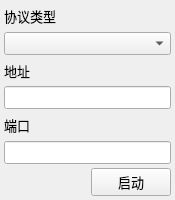
<?xml version="1.0" encoding="UTF-8"?>
<ui version="4.0">
 <class>NetworkSettingsWidget</class>
 <widget class="QWidget" name="NetworkSettingsWidget">
  <property name="geometry">
   <rect>
    <x>0</x>
    <y>0</y>
    <width>175</width>
    <height>200</height>
   </rect>
  </property>
  <property name="minimumSize">
   <size>
    <width>175</width>
    <height>200</height>
   </size>
  </property>
  <property name="maximumSize">
   <size>
    <width>16777215</width>
    <height>200</height>
   </size>
  </property>
  <property name="font">
   <font>
    <pointsize>10</pointsize>
   </font>
  </property>
  <property name="windowTitle">
   <string>Form</string>
  </property>
  <layout class="QGridLayout" name="gridLayout">
   <property name="leftMargin">
    <number>4</number>
   </property>
   <property name="topMargin">
    <number>4</number>
   </property>
   <property name="rightMargin">
    <number>4</number>
   </property>
   <property name="bottomMargin">
    <number>4</number>
   </property>
   <property name="spacing">
    <number>4</number>
   </property>
   <item row="0" column="0" colspan="2">
    <widget class="QLabel" name="label_ProtocolType">
     <property name="font">
      <font>
       <pointsize>10</pointsize>
      </font>
     </property>
     <property name="text">
      <string>协议类型</string>
     </property>
    </widget>
   </item>
   <item row="2" column="0">
    <widget class="QLabel" name="label_Address">
     <property name="font">
      <font>
       <pointsize>10</pointsize>
      </font>
     </property>
     <property name="text">
      <string>地址</string>
     </property>
    </widget>
   </item>
   <item row="3" column="0" colspan="3">
    <widget class="QLineEdit" name="lineEdit_Address">
     <property name="font">
      <font>
       <pointsize>10</pointsize>
      </font>
     </property>
    </widget>
   </item>
   <item row="4" column="0">
    <widget class="QLabel" name="label_Port">
     <property name="font">
      <font>
       <pointsize>10</pointsize>
      </font>
     </property>
     <property name="text">
      <string>端口</string>
     </property>
    </widget>
   </item>
   <item row="5" column="0" colspan="3">
    <widget class="QLineEdit" name="lineEdit_Port">
     <property name="font">
      <font>
       <pointsize>10</pointsize>
      </font>
     </property>
    </widget>
   </item>
   <item row="6" column="0">
    <spacer name="horizontalSpacer">
     <property name="orientation">
      <enum>Qt::Orientation::Horizontal</enum>
     </property>
     <property name="sizeHint" stdset="0">
      <size>
       <width>57</width>
       <height>20</height>
      </size>
     </property>
    </spacer>
   </item>
   <item row="6" column="1">
    <widget class="LED_Widget" name="led" native="true">
     <property name="minimumSize">
      <size>
       <width>24</width>
       <height>24</height>
      </size>
     </property>
     <property name="maximumSize">
      <size>
       <width>24</width>
       <height>24</height>
      </size>
     </property>
    </widget>
   </item>
   <item row="6" column="2">
    <widget class="QPushButton" name="pushButton_Start">
     <property name="font">
      <font>
       <pointsize>10</pointsize>
      </font>
     </property>
     <property name="text">
      <string>启动</string>
     </property>
    </widget>
   </item>
   <item row="1" column="0" colspan="3">
    <widget class="QComboBox" name="comboBox_ProtocolType">
     <property name="font">
      <font>
       <pointsize>10</pointsize>
      </font>
     </property>
    </widget>
   </item>
  </layout>
 </widget>
 <customwidgets>
  <customwidget>
   <class>LED_Widget</class>
   <extends>QWidget</extends>
   <header>led_widget.h</header>
   <container>1</container>
  </customwidget>
 </customwidgets>
 <resources/>
 <connections/>
</ui>
